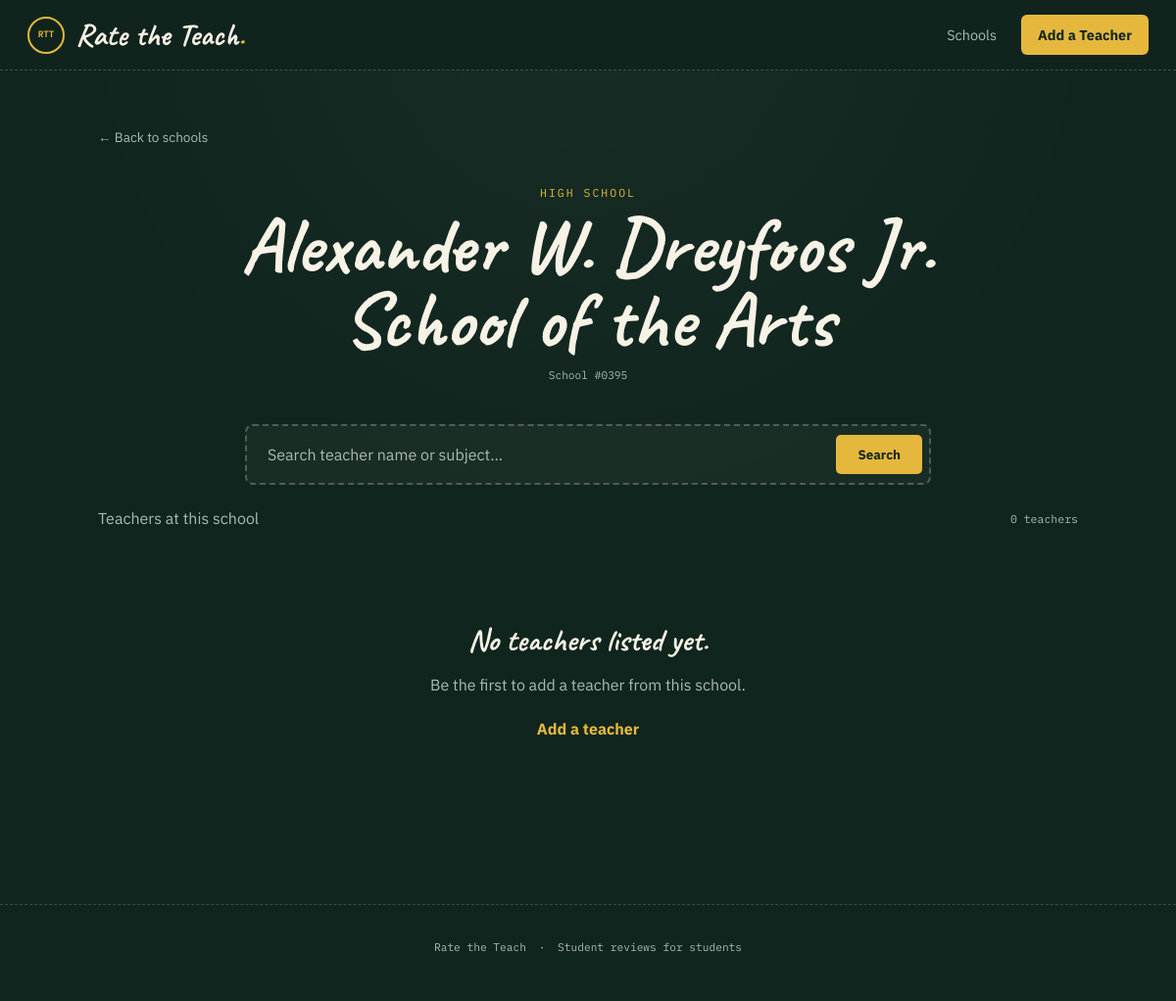
Screenshot of /school/3 with the database file from the repository.
### tables this page shows
CREATE TABLE schools (
            id INTEGER PRIMARY KEY AUTOINCREMENT,
            name TEXT NOT NULL UNIQUE,
            school_number TEXT UNIQUE,
            school_type TEXT NOT NULL DEFAULT 'Other',
            created_at TEXT DEFAULT CURRENT_TIMESTAMP
        );

### app.py (the view, shortened to what this page needs)
@app.route("/school/<int:school_id>")
def school_detail(school_id):
    query = request.args.get("q", "").strip()
    conn = get_db()
    school = conn.execute("""
        SELECT *
        FROM schools
        WHERE id = ?
    """, (school_id,)).fetchone()
    if school is None:
        conn.close()
        return "School not found", 404
    sql = """
        SELECT *
        FROM teachers
        WHERE school_id = ?
    """
    params = [school_id]
    sql += " ORDER BY name"
    teachers = conn.execute(sql, params).fetchall()
    teacher_list = []
    conn.close()
    return render_template(
        "school.html",
        school=school,
        teachers=teacher_list,
        query=query
    )

### app.py (called while the page is built)
def get_db():
    conn = sqlite3.connect(DB_PATH)
    conn.row_factory = sqlite3.Row
    return conn

### templates/school.html (shortened to what this page needs)
{% extends "base.html" %}
{% block content %}
<section class="school-page">
  <a class="back-link" href="{{ url_for('home') }}#schools">
    ← Back to schools
  </a>
  <div class="school-page-header">
    <p class="section-kicker">
      {{ school['school_type'] }}
    </p>
    <h1>{{ school['name'] }}</h1>
    {% if school['school_number'] %}
      <p class="school-number-large">
        School #{{ school['school_number'] }}
      </p>
    {% endif %}
  </div>
  <div class="teacher-search-wrap">
    <form class="school-search" method="GET">
      <input
        type="search"
        name="q"
        value="{{ query }}"
        placeholder="Search teacher name or subject..."
        aria-label="Search teachers"
        autocomplete="off"
      >
      <button type="submit">
        Search
      </button>
    </form>
  </div>
  <div class="results-heading">
    <p>
      {% if query %}
        Teachers matching
        <strong>"{{ query }}"</strong>
      {% else %}
        Teachers at this school
      {% endif %}
    </p>
    <span>
      {{ teachers|length }}
      teacher{% if teachers|length != 1 %}s{% endif %}
    </span>
  </div>
  {% if teachers %}
    <div class="teacher-grid">
      {% for teacher in teachers %}
        <a
          class="teacher-card"
          href="{{ url_for('teacher_detail', teacher_id=teacher['id']) }}"
        >
          <div class="grade-stamp grade-{{ teacher['letter_grade'] }}">
            {{ teacher['letter_grade'] }}
          </div>
          <h3 class="teacher-name">
            {{ teacher['name'] }}
          </h3>
          <p class="teacher-subject">
            {{ teacher['subject'] }}
          </p>
          {% if teacher['review_count'] %}
            <p class="teacher-meta">
              {{ teacher['avg_overall'] }}/5
              ·
              {{ teacher['review_count'] }}
              review{% if teacher['review_count'] != 1 %}s{% endif %}
            </p>
          {% else %}
            <p class="teacher-meta">
              No reviews yet
            </p>
          {% endif %}
        </a>
      {% endfor %}
    </div>
  {% else %}
    <div class="empty-state">
      <h3>
        No teachers listed yet.
      </h3>
      <p>
        Be the first to add a teacher from this school.
      </p>
      <a href="{{ url_for('add_teacher') }}">
        Add a teacher
      </a>
    </div>
  {% endif %}
</section>
{% endblock %}

### static/css/style.css (style rules this page uses)
:root { --green-dark: #10251e; --green: #17382d; --green-light: #234c3e; --cream: #f7f2e6; --cream-dark: #e8dfca; --yellow: #e5b83d; --yellow-light: #f0cf69; --red: #b43c31; --text-dark: #18231e; --text-light: #f7f2e6; --muted: #aabbb2; --muted-dark: #6d756f; --paper: #fffdf7; --display-font: "Caveat", cursive; --body-font: "IBM Plex Sans", sans-serif; --mono-font: "IBM Plex Mono", monospace; }
* { box-sizing: border-box; margin: 0; padding: 0; }
html { scroll-behavior: smooth; }
body { min-height: 100vh; background: radial-gradient( circle at top, rgba(255,255,255,.035), transparent 45% ), var(--green-dark); color: var(--text-light); font-family: var(--body-font); line-height: 1.6; overflow-x: hidden; }
button, input, textarea, select { font-family: inherit; }
button { cursor: pointer; }
a { color: inherit; text-decoration: none; }
.section-kicker, .page-label { color: var(--yellow); font-family: var(--mono-font); font-size: .72rem; text-transform: uppercase; letter-spacing: 2px; }
.school-search { width: 100%; max-width: 700px; margin: 0 auto 22px; display: flex; align-items: center; gap: 8px; padding: 7px; background: rgba(247,242,230,.04); border: 2px dashed rgba(247,242,230,.25); border-radius: 8px; }
.school-search input { flex: 1; min-width: 0; padding: 12px 14px; border: none; outline: none; background: transparent; color: var(--cream); font-size: 1rem; }
.school-search input::placeholder { color: var(--muted); }
.school-search button { border: none; padding: 11px 22px; background: var(--yellow); color: var(--green-dark); border-radius: 5px; font-weight: 700; }
.results-heading { width: 100%; max-width: 1100px; margin: 0 auto 20px; display: flex; align-items: center; justify-content: space-between; gap: 15px; }
.results-heading p { color: var(--muted); }
.results-heading span { color: var(--muted); font-family: var(--mono-font); font-size: .72rem; }
.school-page { width: 100%; max-width: 1050px; margin: 0 auto; padding: 55px 25px 100px; }
.school-page-header { width: 100%; max-width: 800px; margin: 35px auto 40px; text-align: center; }
.school-page-header h1 { margin: 7px 0 10px; font-family: var(--display-font); font-size: clamp( 3rem, 7vw, 5rem ); line-height: .95; text-align: center; }
.school-number-large { color: var(--muted); font-family: var(--mono-font); font-size: .7rem; }
.back-link { display: inline-block; color: var(--muted); font-size: .85rem; transition: color .2s ease; }
.empty-state { width: 100%; padding: 65px 25px; text-align: center; color: var(--muted); }
.empty-state h3 { margin-bottom: 8px; color: var(--cream); font-family: var(--display-font); font-size: 2rem; }
.empty-state p { max-width: 500px; margin: 0 auto 20px; }
.empty-state a { color: var(--yellow); font-weight: 700; }

### rows the page displays
schools: school_type "HIGH SCHOOL", name "Alexander W. Dreyfoos Jr. School of the Arts", school_number "0395"

### other values shown
{{ teachers|length }} "0"
